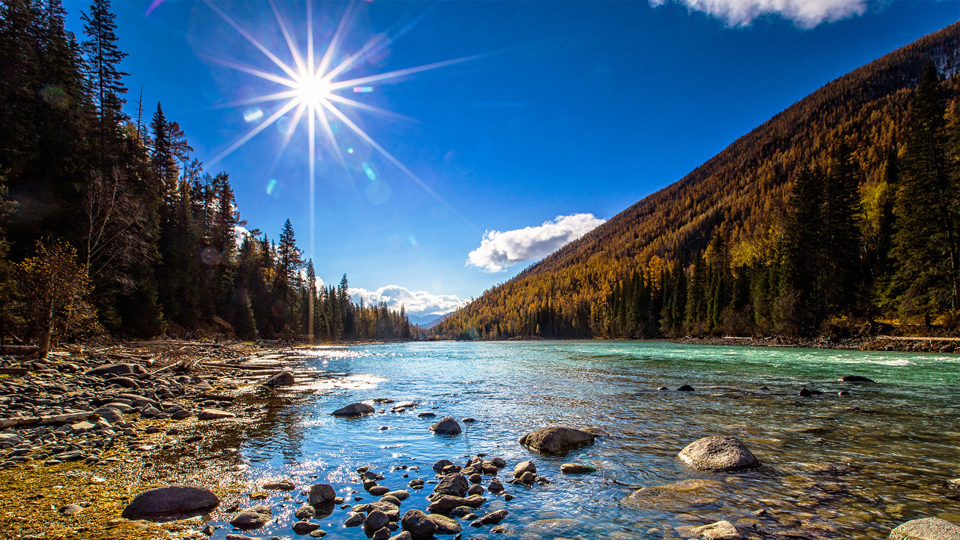
#> input picture resize_img/img/img1.jpg, 1920 x 1080 px (shown at 1/2 size)
$ python change_img_size.py
#> lines starting #> are read from the running program, lines starting #| are printed output that depends on the picture
from PIL import Image


def change_size(path):
#> called with path = './img/img1.jpg'
    pic = Image.open(path)
#> pic is the input picture: PIL image 1920x1080 RGB; mean R, G, B 69.9, 90.2, 106.7
    pic = pic.resize((220, 220))
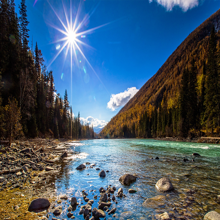
#> pic: PIL image 220x220 RGB; mean R, G, B 69.9, 90.2, 106.7
    return pic


if __name__ == '__main__':
    path = './img/img1.jpg'
    f = open(path, 'r')
    g = open('./img/img2.jpg', 'a+')
    r = change_size(path)
    r.save('./img/img2.jpg')
